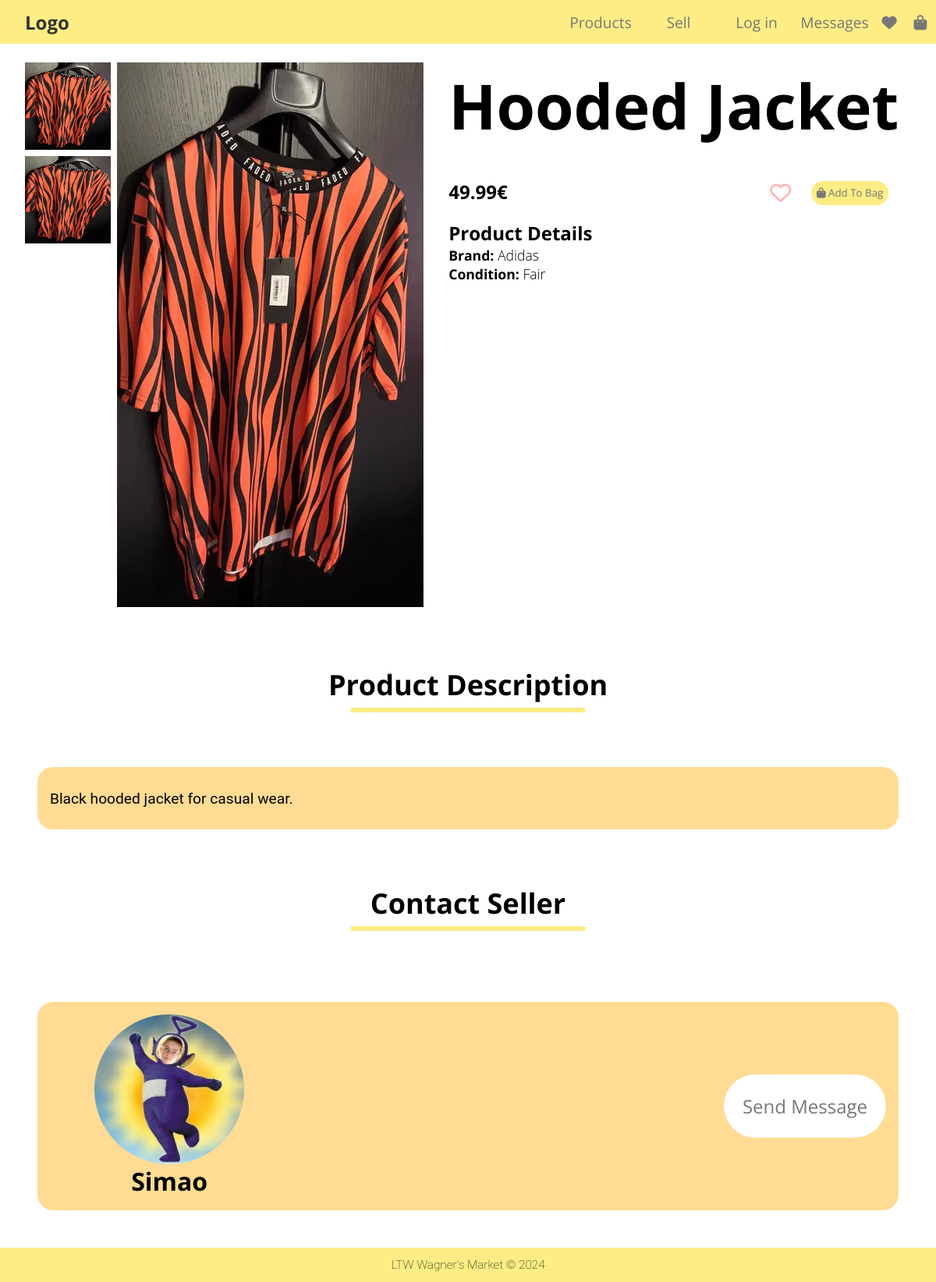
/pages/item.php?id=4, run on the app's committed database.
### tables this page shows
CREATE TABLE IMAGE(
    ImageId INTEGER PRIMARY KEY AUTOINCREMENT,
    Path TEXT NOT NULL,
    ItemId INTEGER NOT NULL,
    FOREIGN KEY (ItemId) REFERENCES ITEM (ItemId) ON DELETE CASCADE ON UPDATE CASCADE
);

CREATE TABLE ITEM (
    ItemId INTEGER PRIMARY KEY AUTOINCREMENT,
    UserId INTEGER NOT NULL,
    Title TEXT NOT NULL,
    Price FLOAT NOT NULL,
    Description TEXT NOT NULL,
    Condition TEXT NOT NULL,
    Size TEXT NOT NULL,
    Brand TEXT NOT NULL,
    ImagePath TEXT NOT NULL,
    WishlistCounter INTEGER DEFAULT 0,
    Timestamp DATETIME NOT NULL DEFAULT CURRENT_TIMESTAMP,
    CONSTRAINT PriceConstraint CHECK (Price > 0),
    FOREIGN KEY (UserId) REFERENCES USER (UserId) ON DELETE CASCADE ON UPDATE CASCADE,
    FOREIGN KEY (Condition) REFERENCES CONDITION (Condition) ON DELETE CASCADE ON UPDATE CASCADE,
    FOREIGN KEY (Size) REFERENCES SIZE (Size) ON DELETE CASCADE ON UPDATE CASCADE
);

CREATE TABLE USER (
    UserId INTEGER PRIMARY KEY AUTOINCREMENT,
    Name TEXT NOT NULL,
    Username TEXT UNIQUE NOT NULL,
    ProfilePic TEXT NOT NULL,
    Password TEXT NOT NULL,
    Email TEXT UNIQUE NOT NULL,
    Admin BOOLEAN DEFAULT FALSE
);

### public/pages/item.php (called while the page is built, shortened)
<?php
require_once(__DIR__ . '/../utils/session.php');
$session = new Session();
require_once(__DIR__ . '/../../private/database/connection.db.php');
require_once(__DIR__ . '/../../private/database/item.class.php');
require_once(__DIR__ . '/../../private/database/image.class.php');
require_once(__DIR__ . '/../../private/database/user.class.php');
require_once(__DIR__ . '/../../private/templates/common.tpl.php');
require_once(__DIR__ . '/../../private/templates/item.tpl.php');
$db = getDatabaseConnection();
$item = Item::getItem($db, intval($_GET['id']));
$images = Image::getImages($db, $item->itemId);
$isAdmin = false;
$myId = -1;
$user = User::getUser($db, $item->userId);
drawHeader($db, $session);
drawItem($db,$item, $images, $session, $user, $myId, $isAdmin);
drawFooter();
?>

### public/utils/session.php (called while the page is built, shortened)
<?php
class Session
{
    public function isLoggedIn(): bool
    {
        return isset($_SESSION['id']);
    }
}
?>

### private/database/item.class.php (called while the page is built, shortened)
<?php
class Item
{
    public function __construct(int $itemId, int $userId, string $title, float $price, string $description, string $condition, string $size, string $brand, string $imagePath, int $wishlistCounter, string $timeStamp)
    {
        $this->itemId = $itemId;
        $this->userId = $userId;
        $this->title = $title;
        $this->price = $price;
        $this->description = $description;
        $this->condition = $condition;
        $this->brand = $brand;
        $this->imagePath = $imagePath;
    }
    static function getItem(PDO $db, int $id): Item
    {
        $stmt = $db->prepare('SELECT ItemId, UserId, Title, Price, Description, Condition, Size, Brand, ImagePath, WishlistCounter, Timestamp FROM ITEM WHERE ItemId = ?');
        $stmt->execute(array($id));
        $item = $stmt->fetch();
        return new Item(
            $item['ItemId'],
            $item['UserId'],
            $item['Title'],
            $item['Price'],
            $item['Description'],
            $item['Condition'],
            $item['Size'],
            $item['Brand'],
            $item['ImagePath'],
            $item['WishlistCounter'],
            $item['Timestamp']
        );
    }
}
?>

### private/database/image.class.php (called while the page is built, shortened)
<?php
class Image
{
    public function __construct(int $imageId, string $path, int $itemId)
    {
        $this->path = $path;
    }
    static function getImages(PDO $db, int $itemId): array
    {
        $stmt = $db->prepare('
                SELECT ImageId, Path, ItemId
                FROM IMAGE
                WHERE ItemId = ?
            ');
        $stmt->execute(array($itemId));
        $images = array();
        while ($image = $stmt->fetch()) {
            $images[] = new Image(
                $image['ImageId'],
                $image['Path'],
                $image['ItemId']
            );
        }
        return $images;
    }
}
?>

### private/database/user.class.php (called while the page is built, shortened)
<?php
class User
{
    public function __construct(int $userId, string $name, string $username, string $profilePic, string $email, bool $admin)
    {
        $this->userId = $userId;
        $this->name = $name;
        $this->profilePic = $profilePic;
    }
    static function getUser(PDO $db, int $id): User
    {
        $stmt = $db->prepare('SELECT * FROM USER WHERE UserId = ?');
        $stmt->execute(array($id));
        $user = $stmt->fetch();
        $admin = $user['Admin'] == 1;
        return new User(
            $user['UserId'],
            $user['Name'],
            $user['Username'],
            $user['ProfilePic'],
            $user['Email'],
            $admin
        );
    }
}
?>

### private/templates/common.tpl.php (the view, shortened to what this page needs)
<?php
require_once (__DIR__ . '/../database/user.class.php');
require_once (__DIR__ . '/../../public/utils/session.php');
?>
<?php function drawHeader(PDO $db, Session $session)
{ ?>
    <!DOCTYPE html>
    <html lang="en-US">
    <head>
        <link rel="stylesheet" href="../css/style.css">
    </head>
    <body>
        <header>
            <section class="header-left">
                <a class="logo" href="../pages/index.php">Logo</a>
            </section>
            <nav class="header-right">
                <section id="header-products">
                    <a href="/pages/search.php">Products</a>
                </section>
                <?php
                if ($session->isLoggedIn()) { ?>
                    <a href="../pages/publish_add.php">Sell</a>
                    <nav id="header-profile">
                        <a href="../pages/profile.php">Profile</a>
                        <?php drawProfileForm($db, $session); ?>
                    </nav>
                    <a href="../pages/messages.php">Messages</a>
                    <a href="../pages/wishlist.php"><i class="fas fa-heart"></i></a>
                    <a href="../pages/shopping_bag.php"><i class="fas fa-shopping-bag"></i></a>
                <?php } else { ?>
                    <a class="not-logged-in">Sell</a>
                    <nav id="header-profile">
                        <a class="not-logged-in">Log in</a>
                    </nav>
                    <a class="not-logged-in">Messages</a>
                    <a class="not-logged-in"><i class="fas fa-heart"></i></a>
                    <a class="not-logged-in"><i class="fas fa-shopping-bag"></i></a>
                <?php } ?>
            </nav>
        </header>
    <?php } ?>
    <?php function drawFooter()
    { ?>
        <footer>
            <p>LTW Wagner's Market &copy; 2024</p>
        </footer>
    </body>
    </html>
<?php } ?>
<?php function drawTitle(string $title): void
{ ?>
    <section id="title">
        <h2>
            <?= $title ?>
        </h2>
        <hr class="line-yellow">
    </section>
<?php } ?>

### private/templates/item.tpl.php (shortened to what this page needs)
<?php
require_once(__DIR__ . '/../database/item.class.php');
require_once(__DIR__ . '/../database/image.class.php');
require_once(__DIR__ . '/../database/user.class.php');
?>
<?php function drawItem(PDO $db, Item $item, array $images, Session $session, User $user, int $myId, bool $isAdmin) { ?>
    <section id="<?= $item->itemId ?>" class="item-page">
        <section class="item-images">
            <section class="side-images-container">
                <?php foreach($images as $image) { ?>
                    <img src="/<?= $image->path ?>" class="side-image">
                <?php } ?>
            </section>
            <section class="main-image">
                <img src="/<?= $item->imagePath ?>" id="main-image">
            </section>
        </section>
        <article class="item-info">
            <h1 id="title-name"><?=$item->title?></h1>
            <section class="price-and-button">
            <h3><?=number_format($item->price, 2)?>€</h3>
<?php if(!$session->isLoggedIn()) { ?>
    <button id="not-logged-in" type="button" class="wishlist-button" disabled>
        <i class="fa-regular fa-heart"></i>
    </button>
<?php } ?>
<?php if(!$session->isLoggedIn()) { ?>
    <button id="not-logged-in" type="button" class="bag-button">
        <i class="fa-solid fa-bag-shopping"></i> Add To Bag
    </button>
<?php } ?>
            </section>
            <section class="product-details">
                <h3>Product Details</h3>
                <h4>Brand: <span id="brand-name"><?=$item->brand?></span></h4>
                <h4>Condition: <span id="condition-value"><?=$item->condition?></span></h4>
            </section>
        </article>
        <section class="item-description">
            <?php drawTitle("Product Description");?>
            <section class="description-container">
                <p id="description-name" class="description"><?=$item->description?></p>
            </section>
        </section>
        <section class="item-seller">
            <section class="seller-info">
                    <img src= "/<?= $user->profilePic ?>">
                    <h2 class="name"><?=$user->name ?></h2>
                    <a href="../pages/messages.php?otherUserId=<?=$user->userId?>" class="send-message-button">Send Message</a>
            </section>
        </section>
    </section>
<?php } ?>

### public/css/style.css (style rules this page uses)
* { margin: 0; padding: 0; box-sizing: border-box; font-family: 'Open Sans', sans-serif; }
p { font-family: 'Roboto', sans-serif; font-size: 1.2em; }
header, .logo, a { color: #777; text-decoration: none; transition: color 0.3s; }
h4 { font-size: 1.1em; }
h3 { font-size: 1.3em; }
h2 { font-size: 1.5em; }
button, .button { color: #777; background: rgba(253, 237, 132, 1); border: none; padding: .5em .5em; margin: .2em; border-radius: 30px; transition: 0.3s; }
section#title { font-family: 'Open Sans', sans-serif; margin: 70px 0; text-align: center; font-size: 1.5em; }
.line-yellow { width: 300px; height: 0.25em; background-color: rgba(253, 237, 132, 1); border: none; margin: 5px auto; }
header { height: 3.5rem; display: grid; grid-template-columns: 1.5fr 1fr; background-color: rgba(253, 237, 132, 1); position: fixed; top: 0; width: 100%; z-index: 1; }
.header-left { align-content: center; }
.header-right { font-size: 1.2em; display: grid; grid-template-columns: repeat(4, 1fr) .4fr .4fr; justify-items: center; align-items: center; }
.logo { font-weight: 700; font-size: 1.5em; color: #333; padding-left: 2rem; }
footer { font-family: 'Roboto', sans-serif; font-weight: 200; font-size: 0.8em; text-align: center; background: rgba(253, 237, 132, 1); padding: 1em; }
.item-page { margin: 5em 2em 2em 2em; display: grid; grid-template-areas: "images info" "description description" "seller seller"; grid-template-columns: 45% auto; }
.item-images { grid-area: images; display: grid; grid-template-areas: "side main"; grid-template-columns: auto 1fr; }
.side-images-container { display: flex; flex-direction: column; margin-right: 0.5em; overflow-y: scroll; max-height: 30em; }
.side-images-container img { width: 7em; height: 7em; grid-area: side; margin-bottom: 0.5em; }
.main-image img { grid-area: main; max-width: 25em; }
.item-info { grid-area: info; margin-left: 2em; justify-self: start; }
.price-and-button { display: grid; grid-template-columns: 1fr auto auto; }
.item-info h1 { font-size: 5em; margin-bottom: 0.5em; }
.item-info h3 { font-size: 1.5em; }
.item-info .wishlist-button, .item-info .bag-button { margin-right: 1em; }
.product-details { margin-top: 1em; }
span#brand-name, span#condition-value { font-family: 'Open Sans Light', sans-serif; font-weight: lighter; }
.item-description { grid-area: description; }
.item-seller { grid-area: seller; display: grid; }
.description-container { margin-left: 1em; margin-right: 1em; min-height: 5em; padding: 1em; background: #ffdb93; border-radius: 20px; align-content: center; }
.seller-info { display: grid; grid-template-areas: "img button" "label button"; grid-template-rows: 1fr auto; grid-template-columns: .4fr 1fr; margin: 1em; padding: 1em; background: #ffdb93; border-radius: 20px; }
.seller-info img { grid-area: img; border-radius: 50%; justify-self: center; width: 12em; height: 12em; }
.seller-info h2 { grid-area: label; font-size: 2em; text-align: center; }
.seller-info a { grid-area: button; background: white; font-size: 1.5em; padding: 1em; border-radius: 2em; align-self: center; max-width: 10em; text-align: center; justify-self: end; }
.wishlist-button { background: none; border: none; padding: 0; cursor: pointer; }
.wishlist-button i { font-size: 27px; color: rgba(255, 0, 0, 0.3); transition: color 0.3s ease; margin-right: 10px; }

### data on the page
image: Path (picture)
image: Path (picture)
item: ImagePath (picture), Title "Hooded Jacket", Price "49.99", Brand "Adidas", Condition "Fair", Description "Black hooded jacket for casual wear."
user: ProfilePic (picture), Name "Simao"

### other printed values
$title "Product Description Contact Seller"
